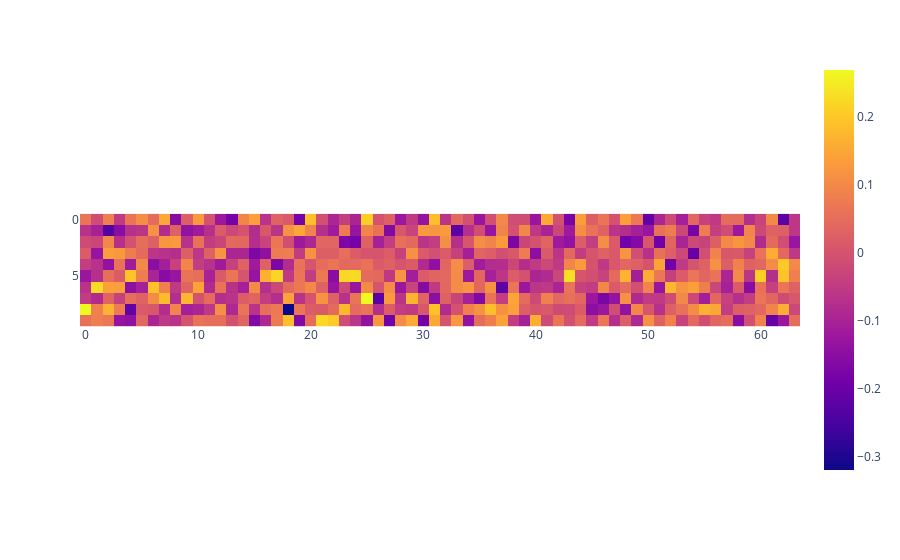

Source (notebook cell):
### Code cell
px.imshow(classifier.transformer.pos_embed.W_pos.detach())

### Figure 1 — Plotly figure (JSON) as saved in the notebook; plotly's stock layout.template omitted (floating-point values rounded to 4 significant figures; data arrays with more than 128 entries replaced by an {"elided": "..."} marker saying what was removed)
{"data": [{"coloraxis": "coloraxis", "hovertemplate": "x: %{x}<br>y: %{y}<br>color: %{z}<extra></extra>", "name": "0", "type": "heatmap", "xaxis": "x", "yaxis": "y", "z": {"elided": "10x64 float values"}}], "layout": {"coloraxis": {"colorscale": [[0, "#0d0887"], [0.1111, "#46039f"], [0.2222, "#7201a8"], [0.3333, "#9c179e"], [0.4444, "#bd3786"], [0.5556, "#d8576b"], [0.6667, "#ed7953"], [0.7778, "#fb9f3a"], [0.8889, "#fdca26"], [1, "#f0f921"]]}, "margin": {"t": 60}, "xaxis": {"anchor": "y", "constrain": "domain", "domain": [0, 1], "scaleanchor": "y"}, "yaxis": {"anchor": "x", "autorange": "reversed", "constrain": "domain", "domain": [0, 1]}}}
